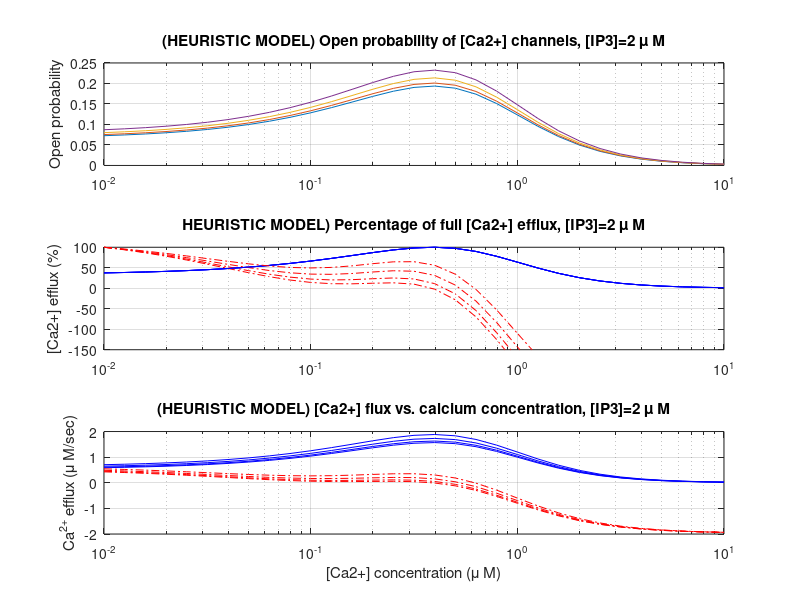

Reproduce this figure in MATLAB.
%
%  Ca flux plot from Sneyd & Keener's "Heuristic model", chap. 5
%

%%--- parameters, Table 12.1 in S&K
mu0 =  0.567 ; % mu M
mu1 =  0.433 ; % mu M
kmu =  4.0   ; % mu M
k1  =  0.7   ; % mu M
k2  =  0.7   ; % mu M
b   =  0.11  ; % [nondim]
kf  =  8.1   ; % mu M/s

beta  = 0.02 ; % mu M/s  Ca2+ leak into the cell cytoplasm
gamma = 2.0  ; % mu M/s  pump large [Ca2+] strength
kgamma= 0.1  ; % mu M    pump K factor

ip3list = [0.25 0.5 1.0 2.0 ];
c       = 10.^[-2:0.1:1];  %in mu M, compare w. Fig. 5.9 which is in [M]

ifig=[4 5 6];
plotSubFigures=1;

if( ~plotSubFigures ),
  figure(ifig(1)), clf
  figure(ifig(2)), clf
  figure(ifig(3)), clf
else
  clf
end
for p =  ip3list
  
  p1= mu0 +   mu1*p./(p + kmu );
  p2= b   + (1-b)*c./(c + k1  );
  p3= k2.^2 ./ ( k2.^2 + c.^2 );

  openProb = p1.*p2.*p3;
  Jflux    = kf* (p1.*p2.*p3);
  Jpump    = gamma*c./(kgamma + c);
  
  totalFlux = Jflux - Jpump + beta;
  
  %%-------------------FIGURE 1-------------------------
  figNumber=1;
  if(plotSubFigures),
    eval(['subplot(31',int2str(figNumber),');']);
  else
    figure(figNumber);
  end
  semilogx( c, openProb); 
  title(['(HEURISTIC MODEL) Open probability of [Ca2+] channels, [IP3]=',num2str(p),' \mu M']);
  if( ~plotSubFigures),
    xlabel('[Ca2+] concentration (\mu M)');
  end
  ylabel('Open probability');
  if(plotSubFigures),
    grid on
  end
  hold on

  %%-------------------FIGURE 2-------------------------
  figNumber=2;
  if(plotSubFigures),
    eval(['subplot(31',int2str(figNumber),');']);
  else
    figure(figNumber);
  end
 
  semilogx( c, 100*Jflux/max(Jflux),'b',c,100*totalFlux/max(totalFlux),'r-.'); 
  title(['HEURISTIC MODEL) Percentage of full [Ca2+] efflux, [IP3]=',num2str(p),' \mu M']);
  if( ~plotSubFigures),
    xlabel('[Ca2+] concentration (\mu M)');
  end
  ylabel('[Ca2+] efflux (%)');
  axis([1e-2,1e1, -150, 100])
  if(plotSubFigures),
    grid on
  end
  hold on

  %%-------------------FIGURE 3-------------------------
  figNumber=3;
  if(plotSubFigures),
    eval(['subplot(31',int2str(figNumber),');']);
  else
    figure(figNumber);
  end

  semilogx( c, Jflux, 'b', c, totalFlux, 'r-.' );
  title(['(HEURISTIC MODEL) [Ca2+] flux vs. calcium concentration, [IP3]=',num2str(p),' \mu M']);
  xlabel('[Ca2+] concentration (\mu M)')
  ylabel('Ca^{2+} efflux (\mu M/sec)');
  if(plotSubFigures),
    grid on
  end
  hold on

  disp(['Showing [IP3]=',num2str(p),' \mu M;  Press enter for next case.']);
  pause
end

if( ~plotSubFigures),
  figure(ifig1), grid on,hold off
  figure(ifig2), grid on,hold off
  figure(ifig3), grid on,hold off
end
